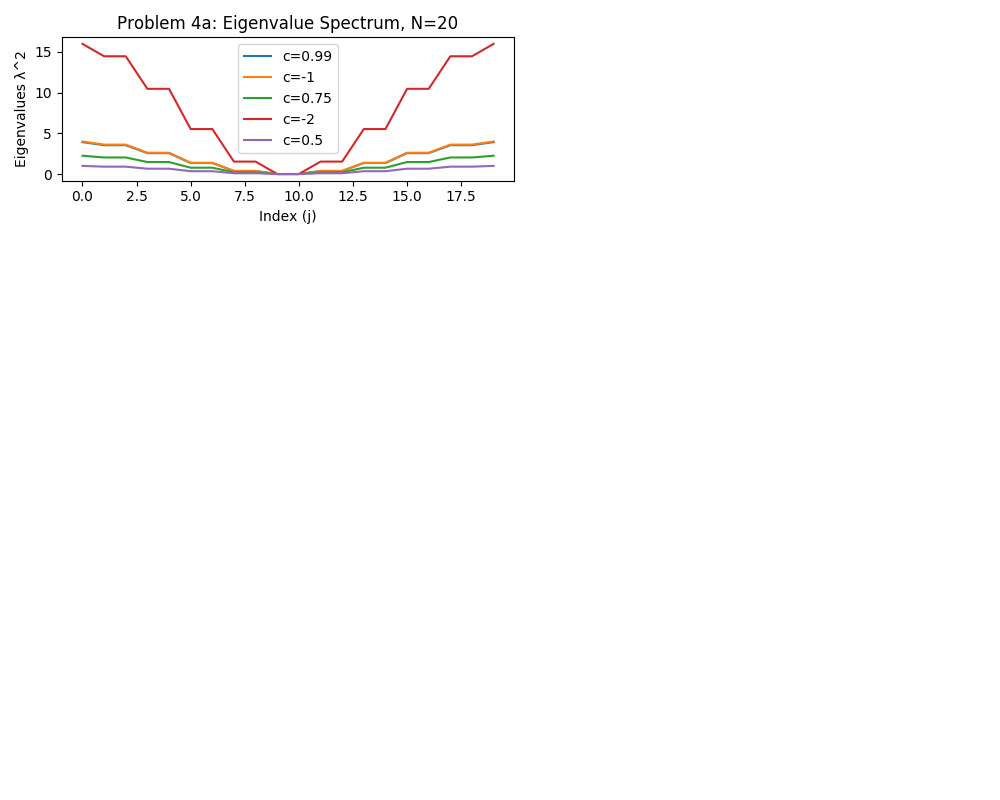

Reproduce this figure in Python.
import scipy as sp
from scipy.integrate import odeint
from scipy.integrate import quad
from scipy.signal import argrelextrema
import numpy as np
import matplotlib.pyplot as plt
from numpy import linalg as la
import math
import random
from scipy.linalg import circulant

# returns the roots of unity
def roots(j, N):
    res = np.arange(0, N)
    for i in np.nditer(res, op_flags=["readwrite"]):
        # print(i)
        i[...] = pow(math.exp((2 * np.pi * j) / N), i)

    return res

def eigenvalues(j_range, c):
    res = np.copy(j_range)
    for j in np.nditer(res, op_flags=["readwrite"]):
        j[...] = np.inner(roots(j, j_range.size), c)
    print(res)
    return res



def main():
    N = 20
    j = np.arange(0, N)

    c = np.zeros(N)
    
    # print(la.eigvals(circulant(c)).argsort()[::-1])

    plt.figure(1, figsize=(10, 8))
    plt.subplot(421)
    plt.title("Problem 4a: Eigenvalue Spectrum, N=" + str(N))
    plt.ylabel("Eigenvalues λ^2")
    plt.xlabel("Index (j)")

    c_val = 0.99
    c[1] = c_val
    c[N-1] = c_val
    print(circulant(c))
    eigenvalues, eigenvectors = la.eig(circulant(c))
    idx = eigenvalues.argsort()[::-1]
    eigenvalues = eigenvalues[idx]
    eigenvectors = eigenvectors[:,idx]
    plt.plot(j, eigenvalues * eigenvalues, label="c=" + str(c_val))

    c_val = -1
    c[1] = c_val
    c[N-1] = c_val
    eigenvalues, eigenvectors = la.eig(circulant(c))
    idx = eigenvalues.argsort()[::-1]
    eigenvalues = eigenvalues[idx]
    eigenvectors = eigenvectors[:,idx]
    plt.plot(j, eigenvalues * eigenvalues, label="c=" + str(c_val))

    c_val = 0.75
    c[1] = c_val
    c[N-1] = c_val
    eigenvalues, eigenvectors = la.eig(circulant(c))
    idx = eigenvalues.argsort()[::-1]
    eigenvalues = eigenvalues[idx]
    eigenvectors = eigenvectors[:,idx]
    plt.plot(j, eigenvalues * eigenvalues, label="c=" + str(c_val))

    c_val = -2
    c[1] = c_val
    c[N-1] = c_val
    eigenvalues, eigenvectors = la.eig(circulant(c))
    idx = eigenvalues.argsort()[::-1]
    eigenvalues = eigenvalues[idx]
    eigenvectors = eigenvectors[:,idx]
    plt.plot(j, eigenvalues * eigenvalues, label="c=" + str(c_val))

    c_val = 0.5
    c[1] = c_val
    c[N-1] = c_val
    eigenvalues, eigenvectors = la.eig(circulant(c))
    idx = eigenvalues.argsort()[::-1]
    eigenvalues = eigenvalues[idx]
    eigenvectors = eigenvectors[:,idx]
    plt.plot(j, eigenvalues * eigenvalues, label="c=" + str(c_val))

    # c_val = -5
    # c[1] = c_val
    # c[N-1] = c_val
    # eigenvalues, eigenvectors = la.eig(circulant(c))
    # idx = eigenvalues.argsort()[::-1]
    # eigenvalues = eigenvalues[idx]
    # eigenvectors = eigenvectors[:,idx]
    # plt.plot(j, eigenvalues * eigenvalues, label="c=" + str(c_val))

    c_val = -0.5
    eigenvalues, eigenvectors = la.eig(circulant(c))
    idx = eigenvalues.argsort()[::-1]
    eigenvalues = eigenvalues[idx]
    eigenvectors = eigenvectors[:,idx]
    print(eigenvalues * eigenvalues)
    # plt.plot(x, L(x, beta, gamma), label="β = 4 (infinite local minima)")
    # beta = 3.9
    # plt.plot(x, L(x, beta, gamma), label="β = 3.9 (1 local minima)")
    # beta = 4.1
    # plt.plot(x, L(x, beta, gamma), label="β = 4.1 (2 local minima)")
    plt.legend()

    


    plt.tight_layout()
    plt.savefig("problem4.png")
    plt.show()
    



if (__name__ == "__main__"):
    main()
